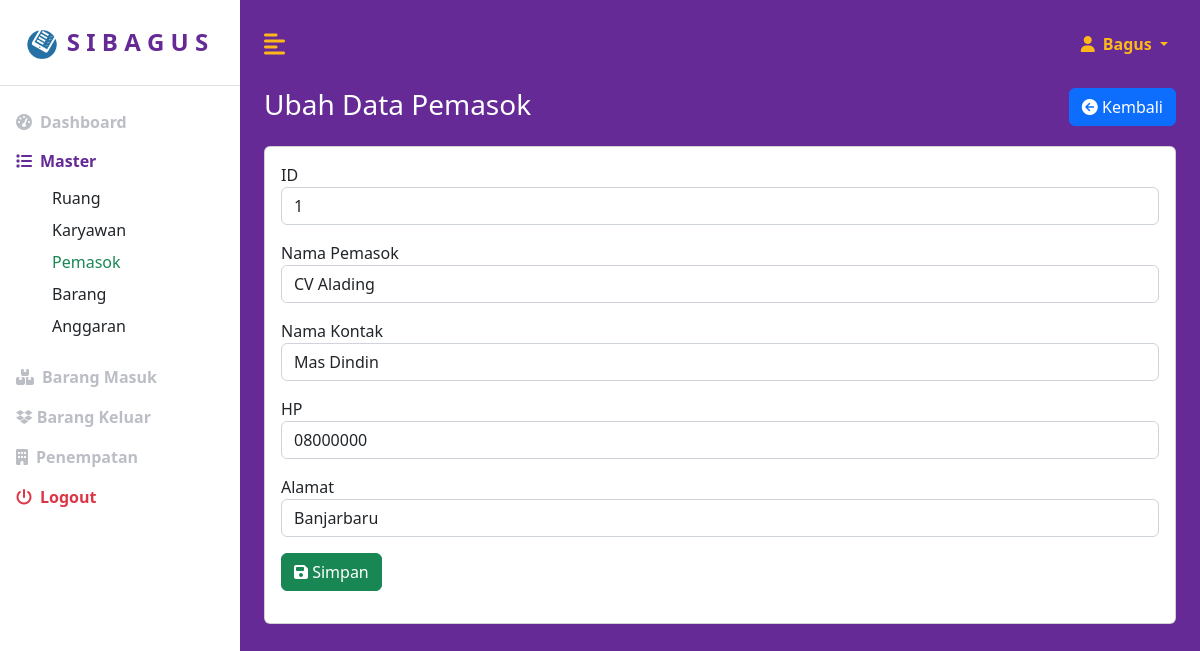
The page /index.php?page=pemasokubah&id=1 (signed in) on the database its author committed.
### tables this page shows
CREATE TABLE `pemasok` (
  `id` int(11) NOT NULL,
  `nama_pemasok` varchar(255) NOT NULL,
  `nama_kontak` varchar(255) NOT NULL,
  `nomor_hp` varchar(255) NOT NULL,
  `alamat` varchar(255) NOT NULL
);

### pages/pemasok/pemasokubah.php (the view, shortened to what this page needs)
<div id="atas" class="row mb-3">
    <div class="col">
        <div class="row">
            <div class="col-md-6">
                <h3>Ubah Data Pemasok</h3>
            </div>
            <div class="col-md-6">
                <a href="?page=pemasokdata" class="btn btn-primary float-end">
                    <i class="fa fa-arrow-circle-left"></i> Kembali
                </a>
            </div>
        </div>
    </div>
</div>
        <?php
        $id = $_GET['id'];
        $selectSQL = "SELECT * FROM pemasok WHERE id=$id";
        $result = mysqli_query($koneksi, $selectSQL);
        if (!$result || mysqli_num_rows($result) == 0) {
            echo "<meta http-equiv='refresh' content='0;url=?page=pemasokdata'>";
        } else {
            $row = mysqli_fetch_assoc($result);
        }
        ?>
<div id="bawah" class="row">
    <div class="col">
        <div class="card px-3 py-3">
            <form action="" method="post">
                <div class="mb-3">
                    <label for="id">ID</label>
                    <input type="text" class="form-control" name="id" value="<?= $row['id'] ?>" readonly>
                </div>
                <div class="mb-3">
                    <label for="nama_pemasok">Nama Pemasok</label>
                    <input type="text" class="form-control" name="nama_pemasok" value="<?= $row['nama_pemasok'] ?>" required>
                </div>
                <div class="mb-3">
                    <label for="nama_kontak">Nama Kontak</label>
                    <input type="text" class="form-control" name="nama_kontak" value="<?= $row['nama_kontak'] ?>" required>
                </div>
                <div class="mb-3">
                    <label for="nomor_hp">HP</label>
                    <input type="text" class="form-control" name="nomor_hp" value="<?= $row['nomor_hp'] ?>" required>
                </div>
                <div class="mb-3">
                    <label for="alamat">Alamat</label>
                    <input type="text" class="form-control" name="alamat" value="<?= $row['alamat'] ?>" required>
                </div>
                <div class="col mb-3">
                    <button class="btn btn-success" type="submit" name="simpan_button">
                        <i class="fas fa-save"></i>
                        Simpan
                    </button>
                </div>
            </form>
        </div>
    </div>
</div>

### assets/css/custom.css (style rules this page uses)
:root { --main-bg-color: #009d63; --main-text-color: #009d63; --second-text-color: #bbbec5; --second-bg-color: #c1efde; --ungu: rgb(101, 42, 149); --oren: rgb(255, 184, 26); --hijo: rgb(100, 164, 65); }
h3 { color: white; }
body { min-height: 100vh; min-height: -webkit-fill-available; }
html { height: -webkit-fill-available; }

### rows shown on the page
pemasok: id "1", nama_pemasok "CV Alading", nama_kontak "Mas Dindin", nomor_hp "08000000", alamat "Banjarbaru"

### other values the page prints
$_SESSION["nama_karyawan"] "Bagus"
